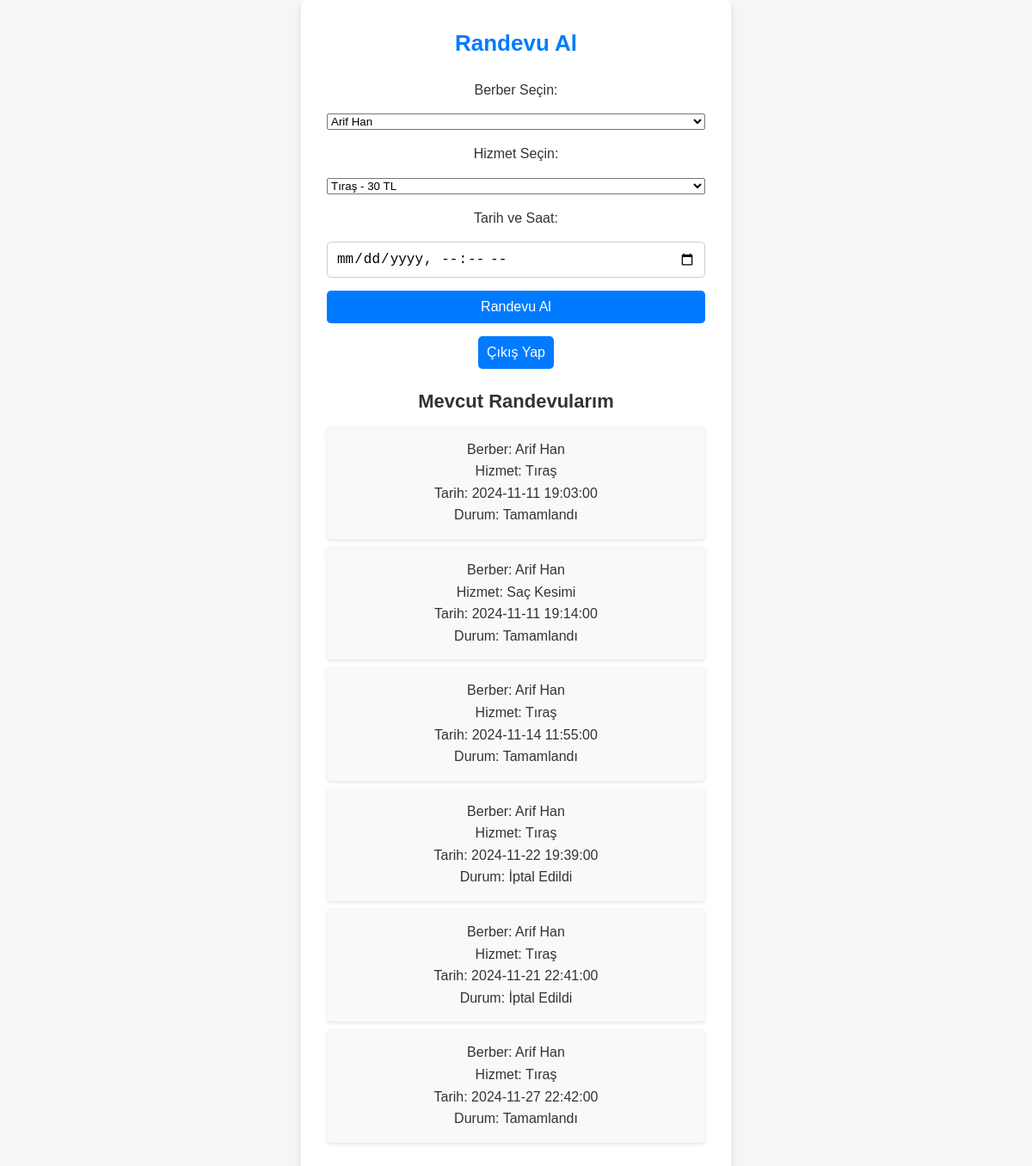
The page /appointment (signed in) on the database its author committed.
### app.py (models this page shows)
class Appointment(db.Model):
    id = db.Column(db.Integer, primary_key=True)
    customer_id = db.Column(db.Integer, db.ForeignKey('user.id'), nullable=False)
    barber_id = db.Column(db.Integer, db.ForeignKey('user.id'), nullable=False)
    appointment_date = db.Column(db.DateTime, nullable=False)
    service_type = db.Column(db.String(100), nullable=False)
    status = db.Column(db.String(20), default='Bekliyor', nullable=False)

class User(db.Model, UserMixin): #usermixin kullanıcı doğrulamasında işe yarar
    id = db.Column(db.Integer, primary_key=True)
    first_name = db.Column(db.String(100), nullable=False)
    last_name = db.Column(db.String(100), nullable=False)
    email = db.Column(db.String(120), unique=True, nullable=False)
    password = db.Column(db.String(60), nullable=False)
    role = db.Column(db.String(20), nullable=False)
    customer_appointments = db.relationship('Appointment', foreign_keys='Appointment.customer_id', backref='customer', lazy=True)
    barber_appointments = db.relationship('Appointment', foreign_keys='Appointment.barber_id', backref='barber', lazy=True)

### app.py (the view, shortened to what this page needs)
@app.route('/appointment', methods=['GET', 'POST'])
@login_required
def appointment():
    if current_user.role != 'Müşteri':
        flash('Bu sayfaya erişiminiz yok.', 'danger')
        return redirect(url_for('dashboard'))
    barbers = User.query.filter_by(role='Berber').all()
    services = {barber.id: Service.query.filter_by(barber_id=barber.id).all() for barber in barbers}
    appointments = Appointment.query.filter_by(customer_id=current_user.id).all()
    return render_template('appointment.html', barbers=barbers, services=services, appointments=appointments)

### app.py (called while the page is built)
@login_manager.user_loader
def load_user(user_id):
    return User.query.get(int(user_id))

### templates/appointment.html (shortened to what this page needs)
<!DOCTYPE html>
<html lang="tr">
<head>
    <link rel="stylesheet" href="{{ url_for('static', filename='css/style.css') }}">
</head>
<body>
    <div class="container">
        <div class="form-section">
            <h1>Randevu Al</h1>
            <form method="POST" action="{{ url_for('appointment') }}">
                <label for="barber_id">Berber Seçin:</label>
                <select name="barber_id" id="barber_id">
                    {% for barber in barbers %}
                        <option value="{{ barber.id }}">{{ barber.first_name }} {{ barber.last_name }}</option>
                    {% endfor %}
                </select>
                <label>Hizmet Seçin:</label>
                <select name="service_type">
                    {% for barber_id, barber_services in services.items() %}
                        <optgroup label="Berber {{ barber_id }}">
                            {% for service in barber_services %}
                                <option value="{{ service.service_name }}">{{ service.service_name }} - {{ service.price }} TL</option>
                            {% endfor %}
                        </optgroup>
                    {% endfor %}
                </select>
                <label for="appointment_date">Tarih ve Saat:</label>
                <input type="datetime-local" name="appointment_date" id="appointment_date" required>
                <button type="submit">Randevu Al</button>
                <a href="{{ url_for('logout') }}" style="text-decoration: none;">
                    <button type="button">Çıkış Yap</button>
                </a>
            </form>
        </div>
        <div class="appointment-section">
            <h2>Mevcut Randevularım</h2>
            {% if appointments %}
                <ul>
                    {% for appointment in appointments %}
                        <li>
                            Berber: {{ appointment.barber.first_name }} {{ appointment.barber.last_name }}<br>
                            Hizmet: {{ appointment.service_type }}<br>
                            Tarih: {{ appointment.appointment_date }}<br>
                            Durum: {{ appointment.status }}<br>
                        </li>
                    {% endfor %}
                </ul>
            {% else %}
                <p>Henüz bir randevunuz yok.</p>
            {% endif %}
        </div>
    </div>
</body>
</html>

### static/css/style.css (style rules this page uses)
* { margin: 0; padding: 0; box-sizing: border-box; }
body { font-family: Arial, sans-serif; background-color: #f4f6f8; color: #333; display: flex; justify-content: center; align-items: center; min-height: 100vh; line-height: 1.6; }
h1 { color: #007bff; margin-bottom: 20px; font-size: 26px; text-align: center; }
h2 { color: #333; font-size: 22px; margin-top: 20px; margin-bottom: 10px; }
.container { background-color: #fff; border-radius: 8px; padding: 30px; box-shadow: 0px 4px 8px rgba(0, 0, 0, 0.1); width: 100%; max-width: 500px; text-align: center; }
form { display: flex; flex-direction: column; gap: 15px; margin-top: 10px; }
form input[type="text"], form input[type="email"], form input[type="password"], form input[type="datetime-local"] { padding: 10px; font-size: 16px; border-radius: 5px; border: 1px solid #ccc; width: 100%; }
form button { background-color: #007bff; color: #fff; border: none; padding: 10px; font-size: 16px; border-radius: 5px; cursor: pointer; transition: background-color 0.3s ease; }
a { color: #007bff; text-decoration: none; font-weight: bold; transition: color 0.3s ease; }
.container p, ul { margin-top: 10px; }
ul { list-style: none; padding: 0; }
ul li { background-color: #f9f9f9; padding: 15px; margin-bottom: 8px; border-radius: 5px; box-shadow: 0px 2px 4px rgba(0, 0, 0, 0.1); }

### rows shown on the page
Appointment: barber.first_name "Arif", barber.last_name "Han", service_type "Tıraş", appointment_date "2024-11-11 19:03:00", status "Tamamlandı"
Appointment: barber.first_name "Arif", barber.last_name "Han", service_type "Saç Kesimi", appointment_date "2024-11-11 19:14:00", status "Tamamlandı"
Appointment: barber.first_name "Arif", barber.last_name "Han", service_type "Tıraş", appointment_date "2024-11-14 11:55:00", status "Tamamlandı"
Appointment: barber.first_name "Arif", barber.last_name "Han", service_type "Tıraş", appointment_date "2024-11-22 19:39:00", status "İptal Edildi"
Appointment: barber.first_name "Arif", barber.last_name "Han", service_type "Tıraş", appointment_date "2024-11-21 22:41:00", status "İptal Edildi"
Appointment: barber.first_name "Arif", barber.last_name "Han", service_type "Tıraş", appointment_date "2024-11-27 22:42:00", status "Tamamlandı"

### other values the page prints
form field barber_id "Arif Han"
form field service_type "Tıraş - 30 TL"
